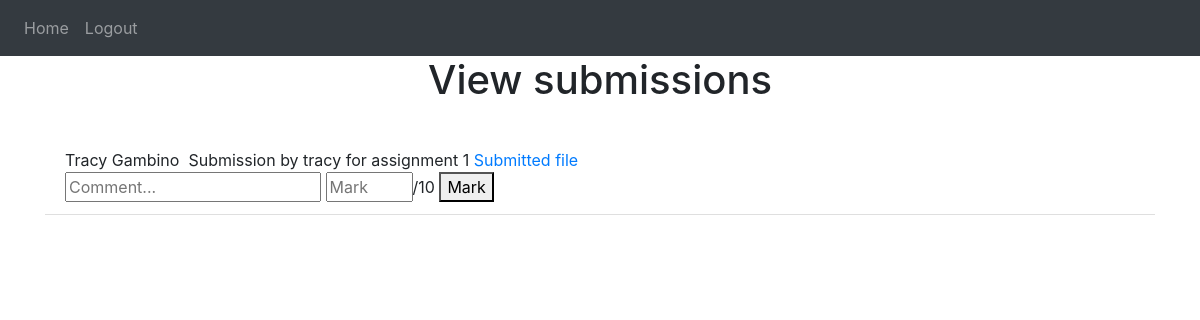
Screenshot of /Submissions/1 (signed in) with the database file from the repository.
### website/models.py (models this page shows, shortened)
class User(db.Model, UserMixin):
    id = db.Column(db.Integer, primary_key=True)
    email = db.Column(db.String(150), unique=True)
    password = db.Column(db.String(150))
    first_name = db.Column(db.String(150))
    last_name = db.Column(db.String(150))
    role = db.Column(db.String(150))
    assignments = db.relationship('Assignment', cascade='all,delete', backref='User')
    course = db.relationship('Course', cascade='all,delete', backref='User')
    discussion = db.relationship('Discussion', cascade='all,delete', backref='User')
    notification = db.relationship('Notification', cascade='all,delete', backref='User')
    submission = db.relationship('Submission', cascade='all,delete', backref='User')
    enroll = db.relationship('Enroll', cascade='all,delete', backref='User')

class Submission(db.Model, UserMixin):
    id = db.Column(db.Integer, primary_key=True)
    assignment_id = db.Column(db.Integer, db.ForeignKey('assignment.id'))
    submitter = db.Column(db.Integer, db.ForeignKey('user.id'))
    description = db.Column(db.String(100))
    timestamp = db.Column(db.DateTime(timezone=True), default=func.now())
    file = db.Column(db.String(150))
    mark = db.Column(db.Integer)
    comment = db.Column(db.String(100))

### website/submission.py (the view, shortened to what this page needs)
@submission.route('/Submissions/<id>', methods=["GET", 'POST'])
@login_required
def viewSubs(id):
    assignmentId = id
    assignment = Assignment.query.get(assignmentId)
    if not assignment or current_user.id != assignment.creator:
        flash("Bad request")
        return redirect(url_for('views.home'))
    submissions = db.session.query(User, Submission).filter(Submission.submitter == User.id).filter(Submission.assignment_id == assignmentId).order_by(asc(Submission.timestamp)).all()
    return render_template('view_submissions.html', user=current_user, submissions=submissions)

### website/templates/view_submissions.html (shortened to what this page needs)
{% extends "base.html" %} {% block title %}Home{% endblock %} {% block content
    %}
    <h1 align="center">View submissions</h1>
    <br />
    {% if submissions %}
    <ul class="list-group list-group-flush" id="submissions">
        {% for sub in submissions %}
        <li class="list-group-item">
            <span style="float: left">{{ sub[0].first_name }} {{ sub[0].last_name }}</span>
            &nbsp;&nbsp;{{ sub[1].description }}
            {% if sub[1].file %}
            <a href="{{ '/downloadSub/%s'%sub[1].id }}" class="button">Submitted file</a>
            {% endif %}
            <br />
            <input type="text" id="comment{{ sub[1].id }}" placeholder="Comment...">
            <input type="number" id="mark{{ sub[1].id }}" min="0" max="10" placeholder="Mark">/10
            <button  onClick="rateSub({{ sub[1].id }})" >Mark</button>
        </li>
        {% endfor %}
    </ul>
    {% else %}
    There are still no submissions for this assignment !
    {% endif %}
    {% endblock %}

### rows the page displays
User: first_name "Tracy", last_name "Gambino", description "Submission by tracy for assignment 1"
